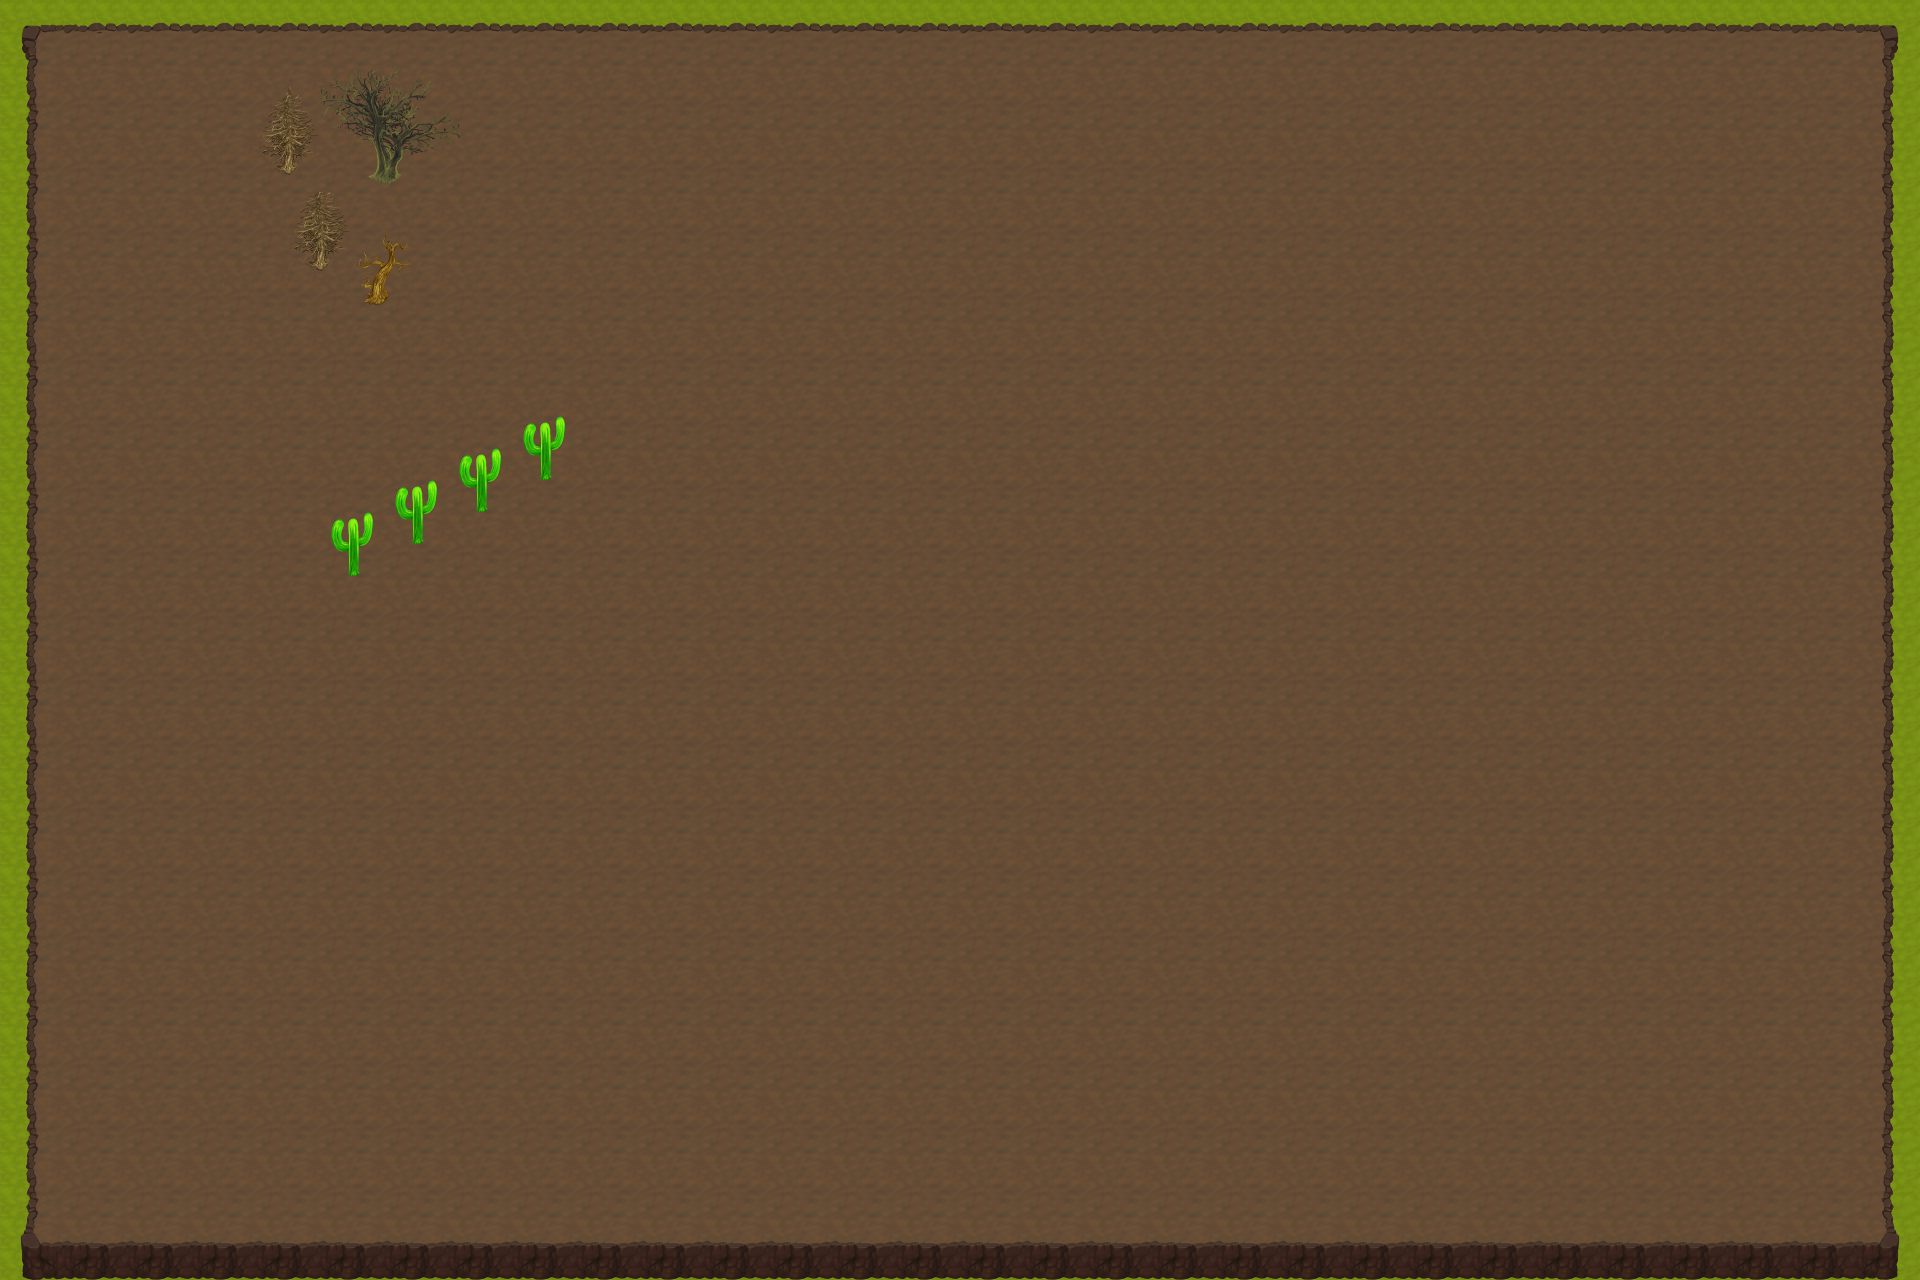

Tiled map render using the project's own tile images. Description and the map definition, with tile-layer contents summarised, below:
An orthogonal 60x40 tile map with 32x32 px tiles, 4 tile layers (BG, PERIMETER, ARENA, PROPS).

<map version="1.10" tiledversion="1.12.2" orientation="orthogonal" renderorder="right-down" width="60" height="40" tilewidth="32" tileheight="32" infinite="0" nextlayerid="12" nextobjectid="4">
 <editorsettings>
  <export target="../assets/levels/level3/map_level3.json" format="json" />
 </editorsettings>
 <tileset firstgid="1" name="tiles_desert" tilewidth="32" tileheight="32" tilecount="256" columns="16">
  <image source="../assets/tiles_desert.png" width="512" height="512" />
 </tileset>
 <layer id="4" name="BG" width="60" height="40">
  <properties>
   <property name="static" type="bool" value="true" />
  </properties>
  <data>[2400 cells, 196 non-empty, 2 distinct tile ids]</data>
 </layer>
 <layer id="1" name="PERIMETER" width="60" height="40">
  <properties>
   <property name="static" type="bool" value="true" />
  </properties>
  <data>[2400 cells, 196 non-empty, 20 distinct tile ids]</data>
 </layer>
 <layer id="6" name="ARENA" width="60" height="40">
  <properties>
   <property name="static" type="bool" value="true" />
  </properties>
  <data>[2400 cells, 2204 non-empty, 16 distinct tile ids]</data>
 </layer>
 <layer id="11" name="PROPS" width="60" height="40">
  <properties>
   <property name="collides" type="bool" value="true" />
  </properties>
  <data>[2400 cells, 56 non-empty, 38 distinct tile ids]</data>
 </layer>
</map>
